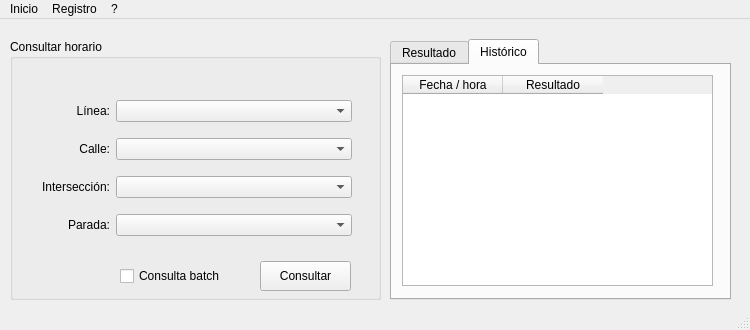
<?xml version="1.0" encoding="UTF-8"?>
<ui version="4.0">
 <class>mainWindow</class>
 <widget class="QMainWindow" name="mainWindow">
  <property name="windowModality">
   <enum>Qt::NonModal</enum>
  </property>
  <property name="geometry">
   <rect>
    <x>0</x>
    <y>0</y>
    <width>750</width>
    <height>330</height>
   </rect>
  </property>
  <property name="sizePolicy">
   <sizepolicy hsizetype="Fixed" vsizetype="Fixed">
    <horstretch>0</horstretch>
    <verstretch>0</verstretch>
   </sizepolicy>
  </property>
  <property name="minimumSize">
   <size>
    <width>750</width>
    <height>330</height>
   </size>
  </property>
  <property name="maximumSize">
   <size>
    <width>750</width>
    <height>330</height>
   </size>
  </property>
  <property name="windowTitle">
   <string>Servicio ¿Cuando llega? del ETR</string>
  </property>
  <property name="windowIcon">
   <iconset resource="../resources.qrc">
    <normaloff>:/res/img/icon.png</normaloff>:/res/img/icon.png</iconset>
  </property>
  <property name="unifiedTitleAndToolBarOnMac">
   <bool>false</bool>
  </property>
  <widget class="QWidget" name="centralwidget">
   <widget class="QGroupBox" name="groupBox_consulta">
    <property name="geometry">
     <rect>
      <x>10</x>
      <y>20</y>
      <width>371</width>
      <height>261</height>
     </rect>
    </property>
    <property name="title">
     <string>Consultar horario</string>
    </property>
    <widget class="QWidget" name="layoutWidget">
     <property name="geometry">
      <rect>
       <x>21</x>
       <y>51</y>
       <width>321</width>
       <height>160</height>
      </rect>
     </property>
     <layout class="QVBoxLayout" name="verticalLayout">
      <property name="sizeConstraint">
       <enum>QLayout::SetDefaultConstraint</enum>
      </property>
      <item>
       <layout class="QHBoxLayout" name="horizontalLayout_4" stretch="1,3">
        <item>
         <widget class="QLabel" name="label_lineas">
          <property name="text">
           <string>Línea:</string>
          </property>
          <property name="alignment">
           <set>Qt::AlignRight|Qt::AlignTrailing|Qt::AlignVCenter</set>
          </property>
         </widget>
        </item>
        <item>
         <widget class="QComboBox" name="comboBox_linea">
          <property name="sizePolicy">
           <sizepolicy hsizetype="Preferred" vsizetype="Fixed">
            <horstretch>0</horstretch>
            <verstretch>0</verstretch>
           </sizepolicy>
          </property>
          <property name="editable">
           <bool>false</bool>
          </property>
          <property name="currentIndex">
           <number>-1</number>
          </property>
         </widget>
        </item>
       </layout>
      </item>
      <item>
       <layout class="QHBoxLayout" name="horizontalLayout" stretch="1,3">
        <item>
         <widget class="QLabel" name="label_calle">
          <property name="text">
           <string>Calle:</string>
          </property>
          <property name="alignment">
           <set>Qt::AlignRight|Qt::AlignTrailing|Qt::AlignVCenter</set>
          </property>
         </widget>
        </item>
        <item>
         <widget class="QComboBox" name="comboBox_calle">
          <property name="editable">
           <bool>false</bool>
          </property>
          <property name="currentIndex">
           <number>-1</number>
          </property>
         </widget>
        </item>
       </layout>
      </item>
      <item>
       <layout class="QHBoxLayout" name="horizontalLayout_2" stretch="1,3">
        <item>
         <widget class="QLabel" name="label_interseccion">
          <property name="text">
           <string>Intersección:</string>
          </property>
          <property name="alignment">
           <set>Qt::AlignRight|Qt::AlignTrailing|Qt::AlignVCenter</set>
          </property>
         </widget>
        </item>
        <item>
         <widget class="QComboBox" name="comboBox_interseccion">
          <property name="editable">
           <bool>false</bool>
          </property>
          <property name="currentIndex">
           <number>-1</number>
          </property>
         </widget>
        </item>
       </layout>
      </item>
      <item>
       <layout class="QHBoxLayout" name="horizontalLayout_3" stretch="1,3">
        <item>
         <widget class="QLabel" name="label_parada">
          <property name="text">
           <string>Parada:</string>
          </property>
          <property name="alignment">
           <set>Qt::AlignRight|Qt::AlignTrailing|Qt::AlignVCenter</set>
          </property>
         </widget>
        </item>
        <item>
         <widget class="QComboBox" name="comboBox_parada">
          <property name="editable">
           <bool>false</bool>
          </property>
         </widget>
        </item>
       </layout>
      </item>
     </layout>
    </widget>
    <widget class="QCheckBox" name="checkBox_consultaBatch">
     <property name="geometry">
      <rect>
       <x>110</x>
       <y>222</y>
       <width>111</width>
       <height>30</height>
      </rect>
     </property>
     <property name="text">
      <string>Consulta batch</string>
     </property>
     <property name="shortcut">
      <string>Ctrl+B</string>
     </property>
    </widget>
    <widget class="QPushButton" name="pushButton_consultar">
     <property name="geometry">
      <rect>
       <x>250</x>
       <y>222</y>
       <width>91</width>
       <height>30</height>
      </rect>
     </property>
     <property name="text">
      <string>Consultar</string>
     </property>
     <property name="shortcut">
      <string>Ctrl+C</string>
     </property>
    </widget>
    <zorder>layoutWidget</zorder>
    <zorder>checkBox_consultaBatch</zorder>
    <zorder>pushButton_consultar</zorder>
    <zorder>pushButton_consultar</zorder>
   </widget>
   <widget class="QTabWidget" name="tabWidget_resultados">
    <property name="geometry">
     <rect>
      <x>390</x>
      <y>20</y>
      <width>341</width>
      <height>261</height>
     </rect>
    </property>
    <property name="accessibleName">
     <string/>
    </property>
    <property name="autoFillBackground">
     <bool>false</bool>
    </property>
    <property name="currentIndex">
     <number>1</number>
    </property>
    <widget class="QWidget" name="tab_resultados">
     <property name="accessibleName">
      <string/>
     </property>
     <attribute name="title">
      <string>Resultado</string>
     </attribute>
     <widget class="QPlainTextEdit" name="plainTextEdit_resultados">
      <property name="enabled">
       <bool>true</bool>
      </property>
      <property name="geometry">
       <rect>
        <x>10</x>
        <y>10</y>
        <width>311</width>
        <height>211</height>
       </rect>
      </property>
      <property name="undoRedoEnabled">
       <bool>false</bool>
      </property>
      <property name="readOnly">
       <bool>true</bool>
      </property>
     </widget>
    </widget>
    <widget class="QWidget" name="tab_historico">
     <attribute name="title">
      <string>Histórico</string>
     </attribute>
     <widget class="QTableWidget" name="tableWidget_resultados">
      <property name="geometry">
       <rect>
        <x>10</x>
        <y>10</y>
        <width>311</width>
        <height>211</height>
       </rect>
      </property>
      <property name="frameShape">
       <enum>QFrame::StyledPanel</enum>
      </property>
      <property name="frameShadow">
       <enum>QFrame::Sunken</enum>
      </property>
      <property name="horizontalScrollBarPolicy">
       <enum>Qt::ScrollBarAlwaysOff</enum>
      </property>
      <property name="editTriggers">
       <set>QAbstractItemView::AnyKeyPressed|QAbstractItemView::DoubleClicked|QAbstractItemView::EditKeyPressed</set>
      </property>
      <property name="showDropIndicator" stdset="0">
       <bool>false</bool>
      </property>
      <property name="alternatingRowColors">
       <bool>true</bool>
      </property>
      <property name="selectionBehavior">
       <enum>QAbstractItemView::SelectItems</enum>
      </property>
      <property name="horizontalScrollMode">
       <enum>QAbstractItemView::ScrollPerPixel</enum>
      </property>
      <property name="wordWrap">
       <bool>true</bool>
      </property>
      <property name="columnCount">
       <number>2</number>
      </property>
      <column>
       <property name="text">
        <string>Fecha / hora</string>
       </property>
      </column>
      <column>
       <property name="text">
        <string>Resultado</string>
       </property>
      </column>
     </widget>
    </widget>
   </widget>
  </widget>
  <widget class="QMenuBar" name="menubar">
   <property name="geometry">
    <rect>
     <x>0</x>
     <y>0</y>
     <width>750</width>
     <height>31</height>
    </rect>
   </property>
   <widget class="QMenu" name="menuAyuda">
    <property name="title">
     <string>?</string>
    </property>
    <addaction name="separator"/>
    <addaction name="actionAcercaDe"/>
   </widget>
   <widget class="QMenu" name="menuInicio">
    <property name="title">
     <string>Inicio</string>
    </property>
    <widget class="QMenu" name="menu_ultimas_consultas">
     <property name="title">
      <string>Últimas consultas</string>
     </property>
     <addaction name="actionConsulta_1"/>
     <addaction name="actionConsulta_2"/>
     <addaction name="actionConsulta_3"/>
    </widget>
    <addaction name="menu_ultimas_consultas"/>
    <addaction name="separator"/>
    <addaction name="actionSalir"/>
   </widget>
   <widget class="QMenu" name="menuRegistro">
    <property name="title">
     <string>Registro</string>
    </property>
    <addaction name="actionAbrir_archivo_de_registro"/>
    <addaction name="actionAnalizar_archivo_de_registro"/>
   </widget>
   <addaction name="menuInicio"/>
   <addaction name="menuRegistro"/>
   <addaction name="menuAyuda"/>
  </widget>
  <widget class="QStatusBar" name="statusbar">
   <property name="font">
    <font>
     <pointsize>8</pointsize>
     <weight>50</weight>
     <italic>true</italic>
     <bold>false</bold>
    </font>
   </property>
  </widget>
  <action name="actionAcercaDe">
   <property name="text">
    <string>Acerca de...</string>
   </property>
  </action>
  <action name="actionSalir">
   <property name="checkable">
    <bool>false</bool>
   </property>
   <property name="text">
    <string>Salir</string>
   </property>
   <property name="shortcut">
    <string>Ctrl+Q</string>
   </property>
   <property name="menuRole">
    <enum>QAction::TextHeuristicRole</enum>
   </property>
  </action>
  <action name="actionAbrir_archivo_de_registro">
   <property name="text">
    <string>Ver  archivo de registro...</string>
   </property>
  </action>
  <action name="actionAnalizar_archivo_de_registro">
   <property name="text">
    <string>Analizar archivo de registro...</string>
   </property>
  </action>
  <action name="actionConsulta_1">
   <property name="text">
    <string>Consulta 1</string>
   </property>
  </action>
  <action name="actionConsulta_2">
   <property name="text">
    <string>Consulta 2</string>
   </property>
  </action>
  <action name="actionConsulta_3">
   <property name="text">
    <string>Consulta 3</string>
   </property>
  </action>
 </widget>
 <resources>
  <include location="../resources.qrc"/>
 </resources>
 <connections/>
</ui>
